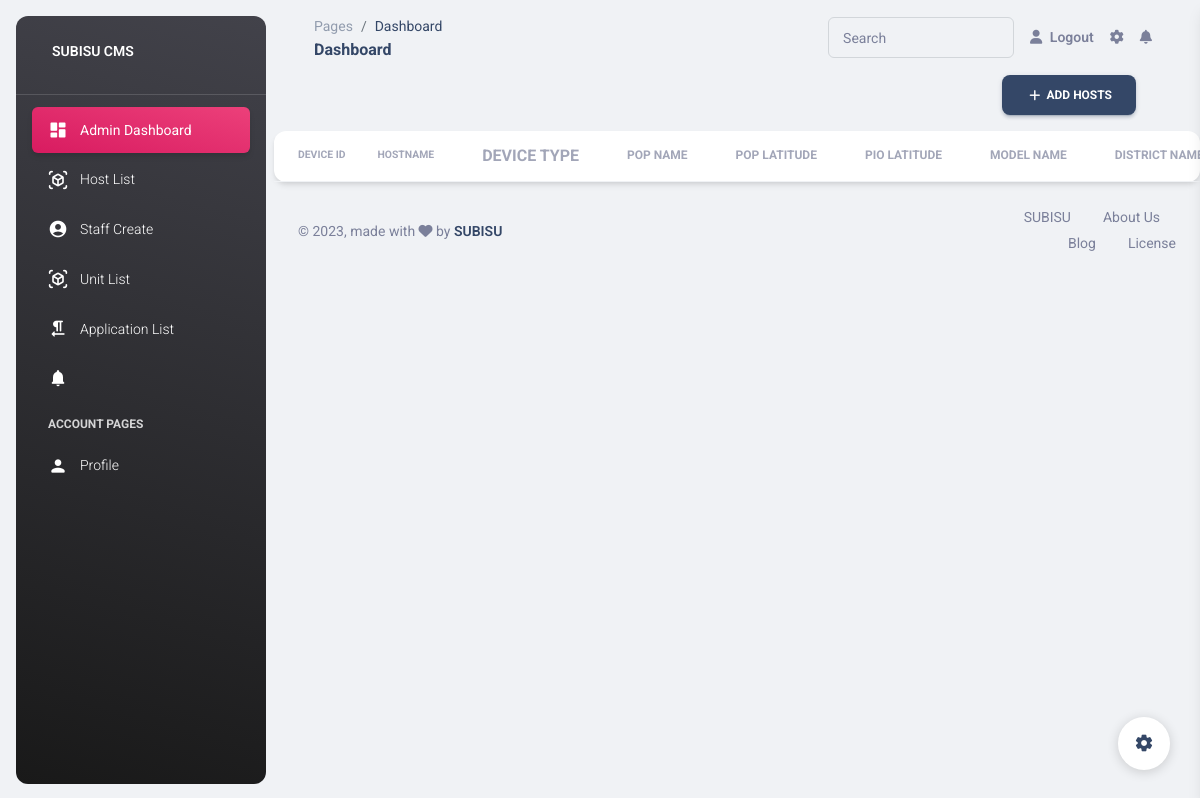
Before: /hosts/ (signed in) with the older database file.
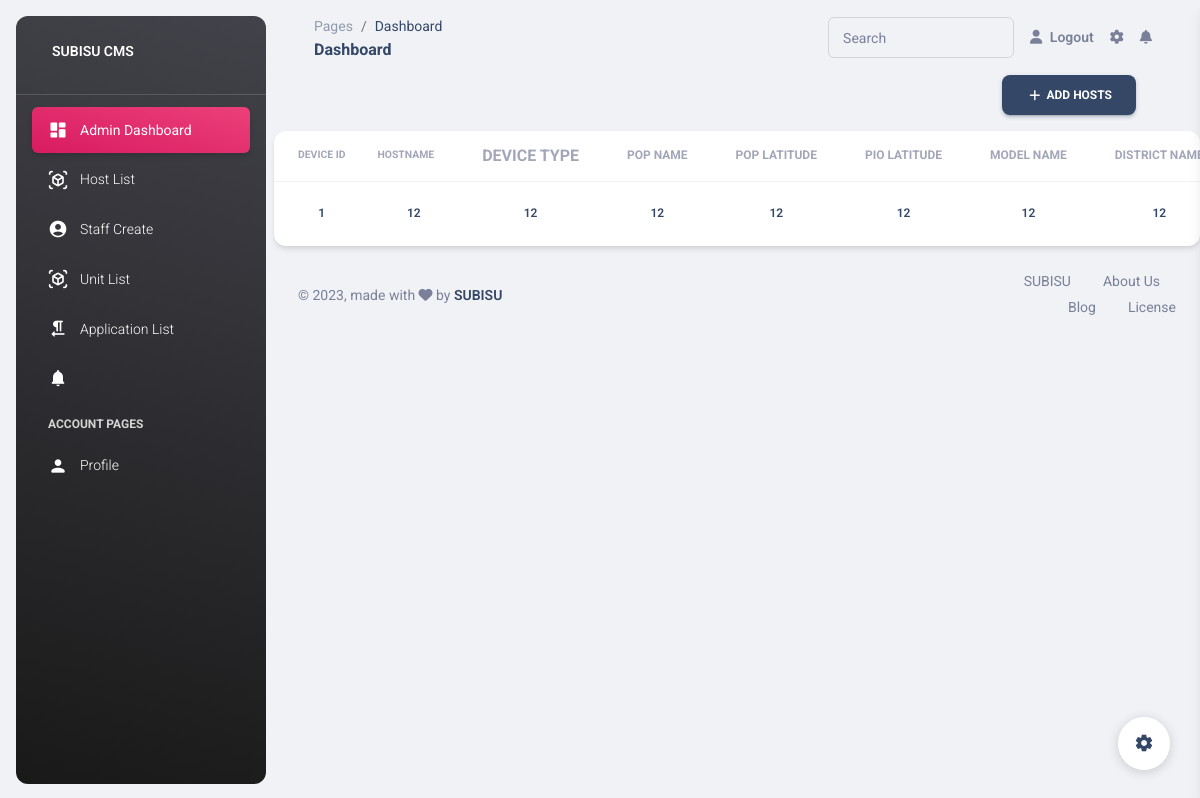
After: the same page with the newer database file.
### Models/hosts.py (models this page shows, shortened)
class Hosts(models.Model):
    deviceId = models.IntegerField()
    hostname = models.CharField(max_length=200)
    deviceType = models.CharField(max_length= 200)
    popName = models.CharField(max_length=250)
    popLatitude = models.BigIntegerField()
    pioLatitude = models.BigIntegerField()
    modelName = models.CharField(max_length=250)
    districtname = models.CharField(max_length=250)
    regionName = models.CharField(max_length=250)
    provinceName = models.CharField(max_length=250)
    branchName = models.CharField(max_length=250)
    hyperVisor = models.CharField(max_length=250)

### subisu/views.py (the view)
# urls.py: path('hosts/', hosts, name='hosts'),
@login_required()
def hosts(request):
    hosts = Hosts.objects.all()
    context = {
        'hosts' : hosts
    }
    return render(request, 'subisu/host.html', context)

### templates/subisu/host.html (shortened to what this page needs)
{%extends 'subisu/base.html' %}
{%block start%}
<div class="d-flex justify-content-end  px-6">
  <a class="btn btn-icon btn-3 btn-dark ml-auto" href="{%url 'add_host' %}">
    <span class="btn-inner--icon"><i class="material-icons">add</i></span>
    <span class="btn-inner--text">Add Hosts</span>
  </a>
</div>
<div class="card">
  <div class="table-responsive">
    <table class="table align-items-center mb-0">
      <thead>
        <tr>
            <th class="text-uppercase text-secondary text-xxs font-weight-bolder opacity-7">Device ID</th>
            <th class="text-uppercase text-secondary text-xxs font-weight-bolder opacity-7 ps-2">Hostname</th>
            <th class="text-center text-uppercase text-secondary text-x font-weight-bolder opacity-7">Device Type</th>
            <th class="text-center text-uppercase text-secondary text-xs font-weight-bolder opacity-7">POP Name</th>
            <th class="text-center text-uppercase text-secondary text-xs font-weight-bolder opacity-7">POP Latitude</th>
            <th class="text-center text-uppercase text-secondary text-xs font-weight-bolder opacity-7">PIO Latitude</th>
            <th class="text-center text-uppercase text-secondary text-xs font-weight-bolder opacity-7">Model Name</th>
            <th class="text-center text-uppercase text-secondary text-xs font-weight-bolder opacity-7">District Name</th>
        </tr>
      </thead>
      <tbody>
        {% for host in hosts %}
            <tr>
              <td class="align-middle text-center"><h6 class="mb-0 text-xs">{{ host.deviceId }}</h6></td>
              <td class="align-middle text-center"><h6 class="mb-0 text-xs">{{ host.hostname }}</h6></td>
              <td class="align-middle text-center"><h6 class="mb-0 text-xs">{{ host.deviceType }}</h6></td>
              <td class="align-middle text-center"><h6 class="mb-0 text-xs">{{ host.popName }}</h6></td>
              <td class="align-middle text-center"><h6 class="mb-0 text-xs">{{ host.popLatitude }}</h6></td>
              <td class="align-middle text-center"><h6 class="mb-0 text-xs">{{ host.pioLatitude }}</h6></td>
              <td class="align-middle text-center"><h6 class="mb-0 text-xs">{{ host.modelName }}</h6></td>
              <td class="align-middle text-center"><h6 class="mb-0 text-xs">{{ host.districtname }}</h6></td>
            </tr>
        {% endfor %}
      </tbody>
    </table>
  </div>
</div>
{%endblock%}

### templates/subisu/base.html (shortened to what this page needs)
{% load static %}
<!DOCTYPE html>
<html lang="en">
<head>
  <link href="{% static './assets/css/nucleo-icons.css" ' %} rel="stylesheet" />
  <link href="./assets/css/nucleo-svg.css" rel="stylesheet" />
  <link id="pagestyle" href="{% static 'assets/css/material-dashboard.min.css' %}?v=2.1.2" rel="stylesheet" />
</head>
<body class="g-sidenav-show  bg-gray-200">
    {%include 'subisu/sidenav.html'%}
    {%include 'subisu/mainnav.html'%}
    {%block start %}
    {%endblock%}
    {%include 'subisu/footer.html'%}
  </body>
  </html>

### templates/subisu/sidenav.html (shortened to what this page needs)
<aside class="sidenav navbar navbar-vertical navbar-expand-xs border-0 border-radius-xl my-3 fixed-start ms-3   bg-gradient-dark" id="sidenav-main">
    <div class="sidenav-header">
      <a class="navbar-brand m-0" href=" https://demos.creative-tim.com/material-dashboard/pages/dashboard " target="_blank">
        <span class="ms-1 font-weight-bold text-white">SUBISU CMS</span>
      </a>
    </div>
    <hr class="horizontal light mt-0 mb-2">
    <div class="collapse navbar-collapse  w-auto  max-height-vh-100" id="sidenav-collapse-main">
      <ul class="navbar-nav">
        <li class="nav-item">
          <a class="nav-link text-white active bg-gradient-primary" href="">
            <div class="text-white text-center me-2 d-flex align-items-center justify-content-center">
              <i class="material-icons opacity-10">dashboard</i>
            </div>
            <span class="nav-link-text ms-1">Admin Dashboard</span>
          </a>
        </li>
        <li class="nav-item">
          <a class="nav-link text-white " href="{%url 'hosts'%}">
            <div class="text-white text-center me-2 d-flex align-items-center justify-content-center">
                <i class="material-icons opacity-10">view_in_ar</i>
            </div>
            <span class="nav-link-text ms-1">Host List</span>
          </a>
        </li>
        <li class="nav-item">
          <a class="nav-link text-white " href="{%url 'admins'%}">
            <div class="text-white text-center me-2 d-flex align-items-center justify-content-center">
              <i class="material-icons opacity-10">account_circle</i>
            </div>
            <span class="nav-link-text ms-1">Staff Create</span>
          </a>
        </li>
        <li class="nav-item">
          <a class="nav-link text-white " href="./pages/virtual-reality.html">
            <div class="text-white text-center me-2 d-flex align-items-center justify-content-center">
              <i class="material-icons opacity-10">view_in_ar</i>
            </div>
            <span class="nav-link-text ms-1">Unit List</span>
          </a>
        </li>
        <li class="nav-item">
          <a class="nav-link text-white " href="./pages/rtl.html">
            <div class="text-white text-center me-2 d-flex align-items-center justify-content-center">
              <i class="material-icons opacity-10">format_textdirection_r_to_l</i>
            </div>
            <span class="nav-link-text ms-1">Application List</span>
          </a>
        </li>
        <li class="nav-item">
          <a class="nav-link text-white " href="./pages/notifications.html">
            <div class="text-white text-center me-2 d-flex align-items-center justify-content-center">
              <i class="material-icons opacity-10">notifications</i>
            </div>
          </a>
        </li>
        <li class="nav-item mt-3">
          <h6 class="ps-4 ms-2 text-uppercase text-xs text-white font-weight-bolder opacity-8">Account pages</h6>
        </li>
        <li class="nav-item">
          <a class="nav-link text-white " href="./pages/profile.html">
            <div class="text-white text-center me-2 d-flex align-items-center justify-content-center">
              <i class="material-icons opacity-10">person</i>
            </div>
            <span class="nav-link-text ms-1">Profile</span>
          </a>
        </li>
      </ul>
    </div>
  </aside>

### templates/subisu/mainnav.html (shortened to what this page needs)
<main class="main-content position-relative max-height-vh-100 h-100 border-radius-lg ">
    <nav class="navbar navbar-main navbar-expand-lg px-0 mx-4 shadow-none border-radius-xl" id="navbarBlur" navbar-scroll="true">
      <div class="container-fluid py-1 px-3">
        <nav aria-label="breadcrumb">
          <ol class="breadcrumb bg-transparent mb-0 pb-0 pt-1 px-0 me-sm-6 me-5">
            <li class="breadcrumb-item text-sm"><a class="opacity-5 text-dark" href="javascript:;">Pages</a></li>
            <li class="breadcrumb-item text-sm text-dark active" aria-current="page">Dashboard</li>
          </ol>
          <h6 class="font-weight-bolder mb-0">Dashboard</h6>
        </nav>
        <div class="collapse navbar-collapse mt-sm-0 mt-2 me-md-0 me-sm-4" id="navbar">
          <div class="ms-md-auto pe-md-3 d-flex align-items-center">
            <div class="input-group input-group-outline">
              <label class="form-label">Search</label>
              <input type="text" class="form-control">
            </div>
          </div>
          <ul class="navbar-nav  justify-content-end">
            {%if not request.user.is_authenticated%}
            <li class="nav-item d-flex align-items-center">
              <a href="{%url 'login'%}" class="nav-link text-body font-weight-bold px-0">
                <i class="fa fa-user me-sm-1"></i>
                <span class="d-sm-inline d-none">Sign In</span>
              </a>
            </li>
            {%else%}
            <li class="nav-item d-flex align-items-center">
              <a href="{%url 'logout'%}" class="nav-link text-body font-weight-bold px-0">
                <i class="fa fa-user me-sm-1"></i>
                <span class="d-sm-inline d-none">Logout</span>
              </a>
            </li>
            {%endif%}
            <li class="nav-item px-3 d-flex align-items-center">
              <a href="javascript:;" class="nav-link text-body p-0">
                <i class="fa fa-cog fixed-plugin-button-nav cursor-pointer"></i>
              </a>
            </li>
            <li class="nav-item dropdown pe-2 d-flex align-items-center">
              <a href="javascript:;" class="nav-link text-body p-0" id="dropdownMenuButton" data-bs-toggle="dropdown" aria-expanded="false">
                <i class="fa fa-bell cursor-pointer"></i>
              </a>
            </li>
          </ul>
        </div>
      </div>
    </nav>

### templates/subisu/footer.html (shortened to what this page needs)
<footer class="footer py-4">
    <div class="container-fluid">
      <div class="row align-items-center justify-content-lg-between">
        <div class="col-lg-4 mb-lg-0 mb-4">
          <div class="copyright text-center text-sm text-muted text-lg-start">
            © ,
            made with <i class="fa fa-heart"></i> by
            <a href="https://www.creative-tim.com" class="font-weight-bold" target="_blank">SUBISU</a>
          </div>
        </div>
        <div class="col-lg-3">
          <ul class="nav nav-footer justify-content-center justify-content-lg-end">
            <li class="nav-item">
              <a href="https://www.creative-tim.com" class="nav-link text-muted" target="_blank">SUBISU</a>
            </li>
            <li class="nav-item">
              <a href="https://www.creative-tim.com/presentation" class="nav-link text-muted" target="_blank">About Us</a>
            </li>
            <li class="nav-item">
              <a href="https://www.creative-tim.com/blog" class="nav-link text-muted" target="_blank">Blog</a>
            </li>
            <li class="nav-item">
              <a href="https://www.creative-tim.com/license" class="nav-link pe-0 text-muted" target="_blank">License</a>
            </li>
          </ul>
        </div>
      </div>
    </div>
  </footer>
</main>
<div class="fixed-plugin">
<a class="fixed-plugin-button text-dark position-fixed px-3 py-2">
  <i class="material-icons py-2">settings</i>
</a>
</div>

Changed rows visible on the page:
added Hosts: deviceId "1", hostname "12", deviceType "12", popName "12", popLatitude "12", pioLatitude "12", modelName "12", districtname "12"
